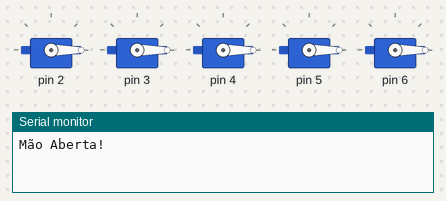
The sketch below on a simulated Arduino Uno, built with avr-gcc and run on an emulated ATmega328P. Parts: 5 × servo, the last lines printed to the serial monitor.

Above: at 0.1 s.
At 9.1 s:
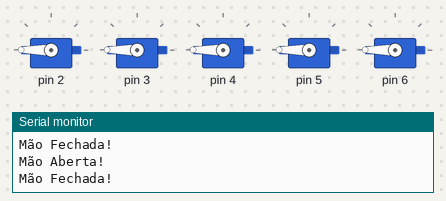
At 18.1 s:
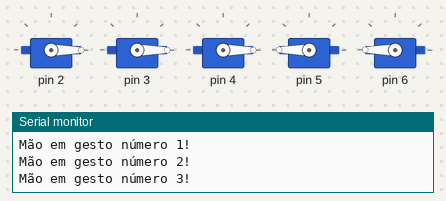
At 30.1 s:
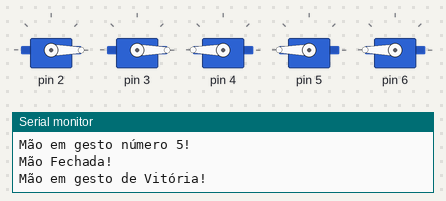
At 33.1 s:
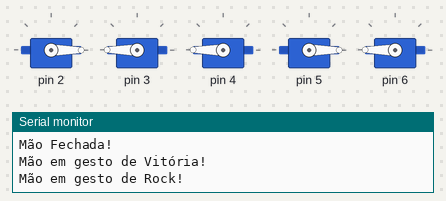
At 36.1 s:
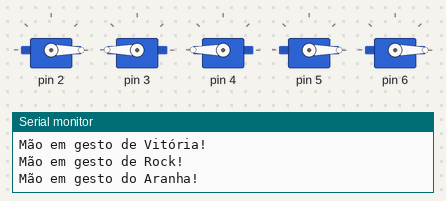
Timing chart, 0 to 40.0 s (numbered marks = the images above):
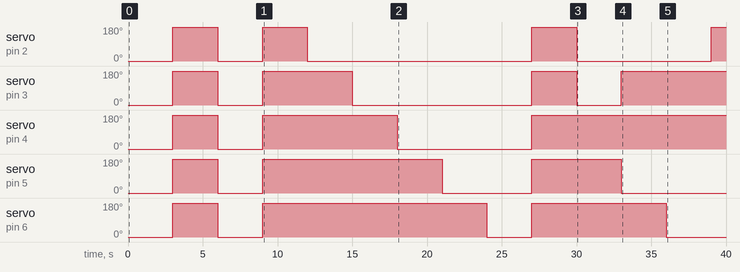

The sketch:

bionic-hand.ino
```cpp
// (licence header left out)
#include <Servo.h>

Servo dedo[5];

int fecha = 180;
int abre = 0;

void setup() {
  Serial.begin(9600);
  dedo[0].attach(2);  // indicador
  dedo[1].attach(3);  // médio
  dedo[2].attach(4);  // anelar
  dedo[3].attach(5);  // mínimo
  dedo[4].attach(6);  // polegar

  gestoAbrir();
  delay(3000);

  gestoFechar();
  delay(3000);

  gestoAbrir();
  delay(3000);

  gestoApresentacao();
}

void loop() {

  if (Serial.available() > 0) {
    char bluetooth = Serial.read();

    if (bluetooth == ('T') || bluetooth == ('t')) {
      gestoApresentacao();
    }

    else if (bluetooth == ('F') || bluetooth == ('f')) {
      gestoFechar();
      delay(5000);
    }

    else if (bluetooth == ('A') || bluetooth == ('a')) {
      gestoAbrir();
      delay(5000);
    }

    else if (bluetooth == ('V') || bluetooth == ('v')) {
      gestoVitoria();
      delay(1000);
    }

    else if (bluetooth == ('R') || bluetooth == ('r')) {
      gestoRock();
      delay(1000);
    }

    else if (bluetooth == ('S') || bluetooth == ('s')) {
      gestoAranha();
      delay(1000);
    }

    else if (bluetooth == ('H') || bluetooth == ('h')) {
      gestoHangLoose();
      delay(1000);
    }

    else if (bluetooth == ('1')) {
      gestoN1();
      delay(1000);
    }

    else if (bluetooth == ('2')) {
      gestoN2();
      delay(1000);
    }

    else if (bluetooth == ('3')) {
      gestoN3();
      delay(1000);
    }

    else if (bluetooth == ('4')) {
      gestoN4();
      delay(1000);
    }

    else if (bluetooth == ('5')) {
      gestoN5();
      delay(1000);
    }
  }

  delay(10);
}

void aplicaGesto(int d0, int d1, int d2, int d3, int d4) {
  int valores[5] = { d0, d1, d2, d3, d4 };
  for (int i = 0; i < 5; i++) {
    dedo[i].write(valores[i]);
  }
}

void gestoApresentacao() {
  gestoFechar();
  delay(3000);

  gestoN1();
  delay(3000);

  gestoN2();
  delay(3000);

  gestoN3();
  delay(3000);

  gestoN4();
  delay(3000);

  gestoN5();
  delay(3000);

  gestoFechar();
  delay(3000);

  gestoVitoria();
  delay(3000);

  gestoRock();
  delay(3000);

  gestoAranha();
  delay(3000);

  gestoHangLoose();
  delay(3000);

  gestoAbrir();
  delay(3000);
}

void gestoFechar() {
  aplicaGesto(fecha, fecha, fecha, fecha, fecha);
  Serial.println("Mão Fechada!");
}

void gestoAbrir() {
  aplicaGesto(abre, abre, abre, abre, abre);
  Serial.println("Mão Aberta!");
}

void gestoVitoria() {
  aplicaGesto(abre, abre, fecha, fecha, fecha);
  Serial.println("Mão em gesto de Vitória!");
}

void gestoRock() {
  aplicaGesto(abre, fecha, fecha, abre, fecha);
  Serial.println("Mão em gesto de Rock!");
}

void gestoAranha() {
  aplicaGesto(abre, fecha, fecha, abre, abre);
  Serial.println("Mão em gesto do Aranha!");
}

void gestoHangLoose() {
  aplicaGesto(fecha, fecha, fecha, abre, abre);
  Serial.println("Mão em gesto de Hang Loose!");
}

void gestoN1() {
  aplicaGesto(abre, fecha, fecha, fecha, fecha);
  Serial.println("Mão em gesto número 1!");
}

void gestoN2() {
  aplicaGesto(abre, abre, fecha, fecha, fecha);
  Serial.println("Mão em gesto número 2!");
}

void gestoN3() {
  aplicaGesto(abre, abre, abre, fecha, fecha);
  Serial.println("Mão em gesto número 3!");
}

void gestoN4() {
  aplicaGesto(abre, abre, abre, abre, fecha);
  Serial.println("Mão em gesto número 4!");
}

void gestoN5() {
  aplicaGesto(abre, abre, abre, abre, abre);
  Serial.println("Mão em gesto número 5!");
}
```

Measured:
- by itself, servo on pin 2: goes 180° 3.0 s, 0° 3.0 s, 180° 3.0 s, 0° 15.0 s, 180° 3.0 s, 0° 9.0 s, then 180°
- by itself, servo on pin 3: goes 180° 3.0 s, 0° 3.0 s, 180° 6.0 s, 0° 12.0 s, 180° 3.0 s, 0° 3.0 s, then 180°
- by itself, servo on pin 4: goes 180° 3.0 s, 0° 3.0 s, 180° 9.0 s, 0° 9.0 s, then 180°
- by itself, servo on pin 5: goes 180° 3.0 s, 0° 3.0 s, 180° 12.0 s, 0° 6.0 s, 180° 6.0 s, then 0°
- by itself, servo on pin 6: goes 180° 3.0 s, 0° 3.0 s, 180° 15.0 s, 0° 3.0 s, 180° 9.0 s, then 0°
